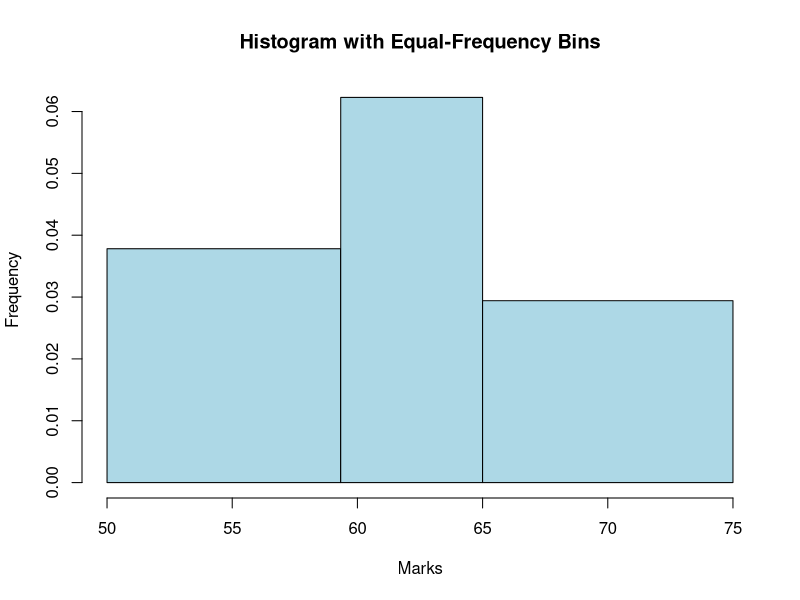
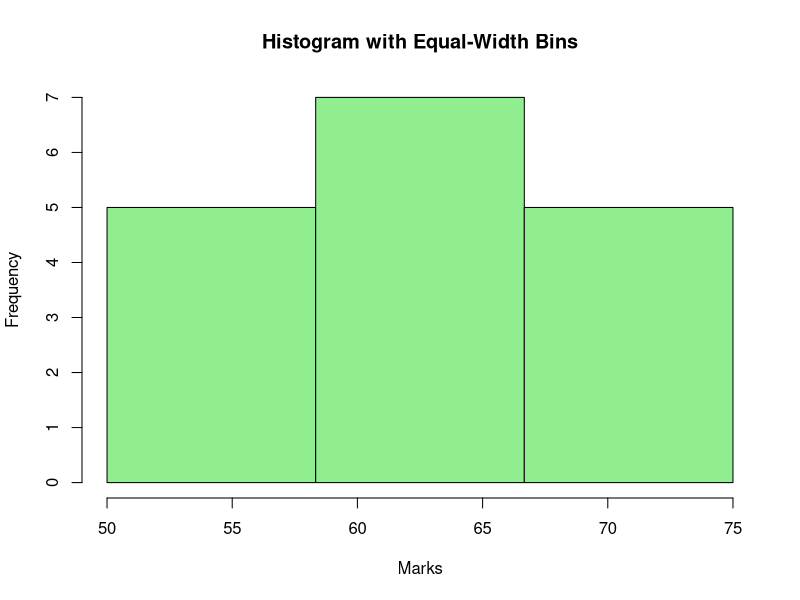

The R source for these figures, in order:
# Given data
marks <- c(55, 60, 71, 63, 55, 65, 50, 55, 58, 59, 61, 63, 65, 67, 71, 72, 75)

# (a) Equal-Frequency (Equal-Depth) Partitioning
# Number of bins
num_bins <- 3

# Calculate the bin boundaries
bin_edges_eq_freq <- quantile(marks, probs = seq(0, 1, length.out = num_bins + 1))

# Create histogram with equal-frequency bins
hist(marks, breaks = bin_edges_eq_freq, main = "Histogram with Equal-Frequency Bins",
     xlab = "Marks", ylab = "Frequency", col = "lightblue", border = "black")

# Print bin edges for equal-frequency bins
cat("Bin edges for Equal-Frequency Partitioning:", bin_edges_eq_freq, "\n")

# (b) Equal-Width Partitioning
# Calculate the range of the data
range_marks <- range(marks)
width <- (range_marks[2] - range_marks[1]) / num_bins
bin_edges_eq_width <- seq(range_marks[1], range_marks[2], by = width)

# Create histogram with equal-width bins
hist(marks, breaks = bin_edges_eq_width, main = "Histogram with Equal-Width Bins",
     xlab = "Marks", ylab = "Frequency", col = "lightgreen", border = "black")

# Print bin edges for equal-width bins
cat("Bin edges for Equal-Width Partitioning:", bin_edges_eq_width, "\n")
